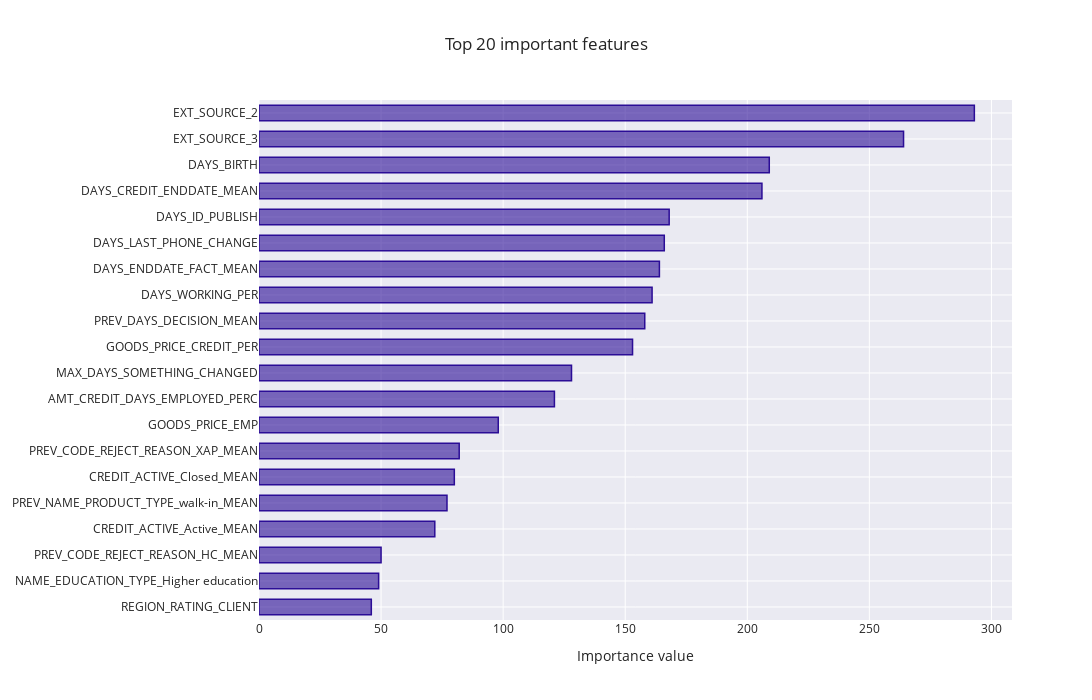

Here is the notebook cell this chart was saved with:
### Code cell
feature_importance_plot(pipe_samplers[-1].feature_importances_,train,(LOG,run,'Modele/[Samplers & Weight]/'))

### Figure 1 — Plotly figure (JSON) as saved in the notebook; plotly's stock layout.template omitted (floating-point values rounded to 4 significant figures)
{"data": [{"marker": {"color": "rgba(43, 13, 150, 0.6)", "line": {"color": "rgba(43, 13, 150, 1.0)", "width": 1.5}}, "orientation": "h", "type": "bar", "x": [46, 49, 50, 72, 77, 80, 82, 98, 121, 128, 153, 158, 161, 164, 166, 168, 206, 209, 264, 293], "y": ["REGION_RATING_CLIENT", "NAME_EDUCATION_TYPE_Higher education", "PREV_CODE_REJECT_REASON_HC_MEAN", "CREDIT_ACTIVE_Active_MEAN", "PREV_NAME_PRODUCT_TYPE_walk-in_MEAN", "CREDIT_ACTIVE_Closed_MEAN", "PREV_CODE_REJECT_REASON_XAP_MEAN", "GOODS_PRICE_EMP", "AMT_CREDIT_DAYS_EMPLOYED_PERC", "MAX_DAYS_SOMETHING_CHANGED", "GOODS_PRICE_CREDIT_PER", "PREV_DAYS_DECISION_MEAN", "DAYS_WORKING_PER", "DAYS_ENDDATE_FACT_MEAN", "DAYS_LAST_PHONE_CHANGE", "DAYS_ID_PUBLISH", "DAYS_CREDIT_ENDDATE_MEAN", "DAYS_BIRTH", "EXT_SOURCE_3", "EXT_SOURCE_2"]}], "layout": {"autosize": false, "bargap": 0.4, "height": 700, "title": {"text": "Top 20 important features"}, "width": 1300, "xaxis": {"autorange": true, "range": [0, 308.4], "title": {"text": "Importance value"}, "type": "linear"}, "yaxis": {"automargin": true, "autorange": true, "range": [-0.5, 19.5], "type": "category"}}}
